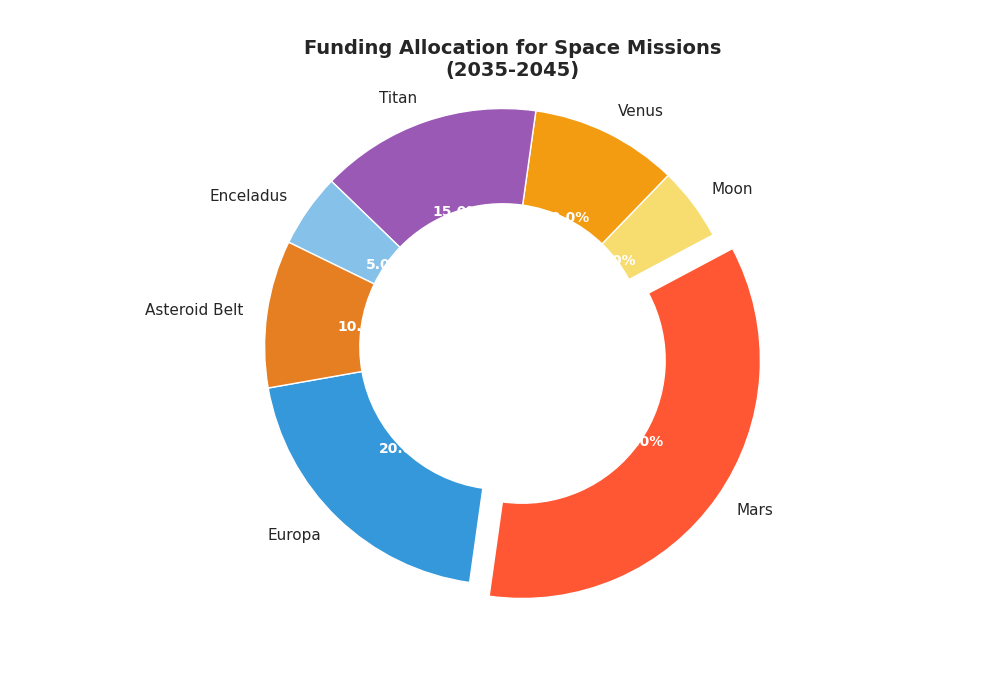

Python code for this plot:
import matplotlib.pyplot as plt

destinations = ['Europa', 'Mars', 'Moon', 'Venus', 'Titan', 'Enceladus', 'Asteroid Belt']
budget_allocation = [20, 35, 5, 10, 15, 5, 10]
colors = ['#3498DB', '#FF5733', '#F7DC6F', '#F39C12', '#9B59B6', '#85C1E9', '#E67E22']
explode = (0, 0.1, 0, 0, 0, 0, 0)

fig, ax = plt.subplots(figsize=(10, 7))
wedges, texts, autotexts = ax.pie(
    budget_allocation,
    explode=explode,
    labels=destinations,
    colors=colors,
    autopct='%1.1f%%',
    startangle=190,
    wedgeprops=dict(width=0.4)
)

for autotext in autotexts:
    autotext.set_color('white')
    autotext.set_fontsize(10)
    autotext.set_weight('bold')

ax.axis('equal')
plt.title("Funding Allocation for Space Missions\n(2035-2045)", fontsize=14, fontweight='bold')

plt.show()
